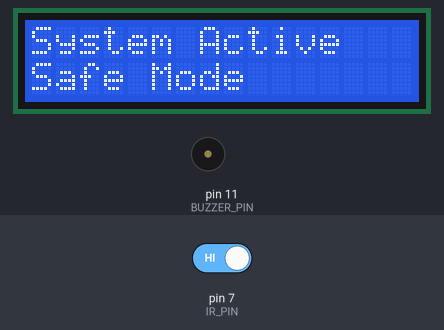
A sketch run on a simulated Arduino Mega 2560, built with avr-gcc and run on an emulated ATmega2560. On the bench: 16×2 character LCD, buzzer (waves = sounding, pin HIGH). The inputs (shaded band) are chosen by the test bench; at power-on: pin 7 (IR_PIN) HIGH. What the sketch prints to the serial monitor is not drawn.

Above: at 2.5 s.
2.6 s: pin 7 (IR_PIN) driven LOW
At 3.5 s:
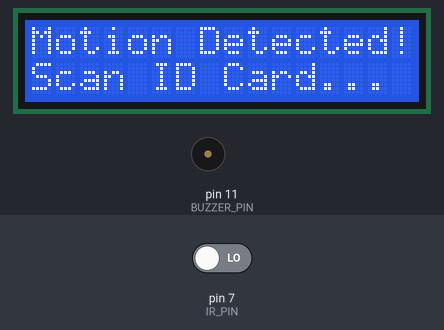
At 13.8 s:
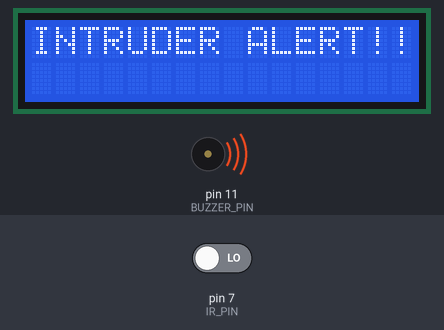
Timing chart, 0 to 14.1 s (numbered marks = the images above; inputs shaded):
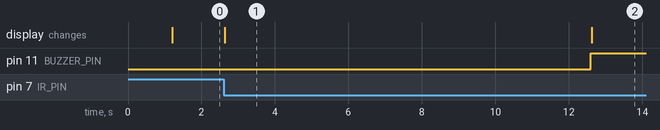

Measured:
- after the input at 2.6 s, pin 11 (BUZZER_PIN): LOW → HIGH after 10.0 s; the display: changes at once (image 1)
- what the display in image 1 shows lasts 10.0 s, from 2.6 s to 12.6 s

The sketch:

sketch_securitysys.ino
```cpp
#include <Wire.h>
#include <LiquidCrystal_I2C.h>

// LCD Configuration
LiquidCrystal_I2C lcd(0x27, 16, 2);

// Pin Configuration
#define IR_PIN 7
#define BUZZER_PIN 11

// System Variables
unsigned long detectionTime = 0;
unsigned long lastDebugTime = 0;

bool isTracking = false;
bool isAlarming = false;
bool accessGranted = false;

// Replace this with your actual 12-character RFID card ID
String knownRFID = "0200721E83ED";

void setup() {

  // Initialize Serial Monitor
  Serial.begin(9600);
  delay(1000);

  Serial.println();
  Serial.println("================================");
  Serial.println("   HOSTEL SECURITY SYSTEM");
  Serial.println("================================");

  // Initialize RFID Reader (Arduino Mega RX1 = Pin 19)
  Serial1.begin(9600);
  Serial.println("[OK] RFID Reader Initialized");

  // Initialize Sensors and Buzzer
  pinMode(IR_PIN, INPUT);
  pinMode(BUZZER_PIN, OUTPUT);

  digitalWrite(BUZZER_PIN, LOW);

  Serial.println("[OK] IR Sensor Initialized");
  Serial.println("[OK] Buzzer Initialized");

  // Initialize LCD
  lcd.begin(16, 2);
  lcd.backlight();

  Serial.println("[OK] LCD Initialized");

  resetSystem();

  Serial.println("[OK] System Initialization Complete");
  Serial.println("Waiting for motion...");
  Serial.println("--------------------------------");
}

void loop() {

  int detection = digitalRead(IR_PIN);

  // ==========================================
  // 1. CONTINUOUS DEBUGGING
  // ==========================================

  if (millis() - lastDebugTime >= 1000) {

    lastDebugTime = millis();

    Serial.print("[STATUS] IR: ");
    Serial.print(detection);

    Serial.print(" | Tracking: ");
    Serial.print(isTracking);

    Serial.print(" | Alarm: ");
    Serial.print(isAlarming);

    Serial.print(" | Access: ");
    Serial.println(accessGranted);
  }

  // ==========================================
  // 2. MOTION DETECTION
  // ==========================================

  if (detection == LOW && !isTracking && !accessGranted) {

    isTracking = true;
    detectionTime = millis();

    lcd.clear();
    lcd.setCursor(0, 0);
    lcd.print("Motion Detected!");

    lcd.setCursor(0, 1);
    lcd.print("Scan ID Card...");

    Serial.println();
    Serial.println("[MOTION] Intruder detected!");
    Serial.println("[TIMER] 10-second countdown started.");
  }

  // ==========================================
  // 3. ALARM TRIGGER AFTER 10 SECONDS
  // ==========================================

  if (isTracking && !accessGranted && !isAlarming) {

    if (millis() - detectionTime >= 10000) {

      isAlarming = true;

      digitalWrite(BUZZER_PIN, HIGH);

      lcd.clear();
      lcd.setCursor(0, 0);
      lcd.print("INTRUDER ALERT!!");

      Serial.println();
      Serial.println("[ALERT] 10 seconds elapsed!");
      Serial.println("[ALARM] BUZZER ACTIVATED!");
    }
  }

  // ==========================================
  // 4. RFID CARD SCANNING
  // ==========================================

  if (isTracking || isAlarming) {

    String scannedRFID = readRFID();

    if (scannedRFID != "") {

      Serial.print("[RFID] Card Detected: ");
      Serial.println(scannedRFID);

      if (scannedRFID == knownRFID) {

        Serial.println("[ACCESS] Authorized card!");
        grantAccess();

      } else {

        Serial.println("[ACCESS DENIED] Unauthorized card!");

        lcd.clear();
        lcd.setCursor(0, 0);
        lcd.print("Access Denied!");

        lcd.setCursor(0, 1);
        lcd.print("Invalid Card");

        delay(2000);

        // Restore the current system display
        if (isAlarming) {

          lcd.clear();
          lcd.setCursor(0, 0);
          lcd.print("INTRUDER ALERT!!");

        } else {

          lcd.clear();
          lcd.setCursor(0, 0);
          lcd.print("Motion Detected!");

          lcd.setCursor(0, 1);
          lcd.print("Scan ID Card...");
        }
      }
    }
  }

  // ==========================================
  // 5. RESET IF PERSON LEAVES
  // ==========================================

  if (detection == HIGH && isTracking &&
      !isAlarming && !accessGranted) {

    if (millis() - detectionTime > 15000) {

      Serial.println("[INFO] Area clear for 15 seconds.");
      Serial.println("[SYSTEM] Returning to standby.");

      resetSystem();
    }
  }
}

// ==========================================
// RFID READING FUNCTION
// ==========================================

String readRFID() {

  String cardID = "";

  if (Serial1.available()) {

    while (Serial1.available()) {

      char c = Serial1.read();

      // Ignore carriage return and newline
      if (c != '\r' && c != '\n') {
        cardID += c;
      }

      delay(5);
    }

    cardID.trim();

    if (cardID.length() >= 12) {

      String finalID = cardID.substring(0, 12);

      Serial.print("[RFID RAW] ");
      Serial.println(finalID);

      return finalID;
    }
  }

  return "";
}

// ==========================================
// ACCESS GRANTED FUNCTION
// ==========================================

void grantAccess() {

  accessGranted = true;
  isAlarming = false;
  isTracking = false;

  // Stop Buzzer
  digitalWrite(BUZZER_PIN, LOW);

  lcd.clear();
  lcd.setCursor(0, 0);
  lcd.print("Access Granted");

  lcd.setCursor(0, 1);
  lcd.print("Welcome Sawaransh");

  Serial.println();
  Serial.println("================================");
  Serial.println("[SUCCESS] ACCESS GRANTED");
  Serial.println("[ALARM] BUZZER DEACTIVATED");
  Serial.println("[USER] Welcome Sawaransh");
  Serial.println("================================");

  delay(5000);

  resetSystem();
}

// ==========================================
// SYSTEM RESET FUNCTION
// ==========================================

void resetSystem() {

  isTracking = false;
  isAlarming = false;
  accessGranted = false;

  digitalWrite(BUZZER_PIN, LOW);

  lcd.clear();

  lcd.setCursor(0, 0);
  lcd.print("System Active");

  lcd.setCursor(0, 1);
  lcd.print("Safe Mode");

  Serial.println();
  Serial.println("[SYSTEM] Reset to Standby");
  Serial.println("[SYSTEM] Safe Mode Active");
  Serial.println("[SYSTEM] Waiting for motion...");
  Serial.println("--------------------------------");
}
```
